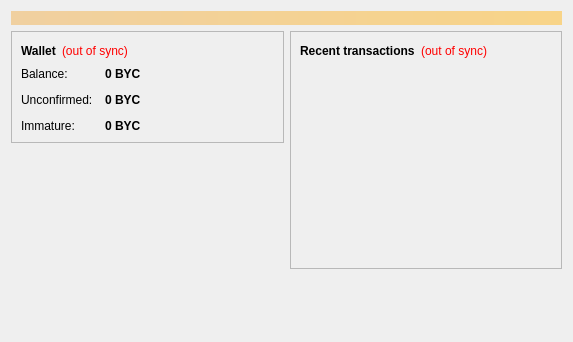
<?xml version="1.0" encoding="UTF-8"?>
<ui version="4.0">
 <class>OverviewPage</class>
 <widget class="QWidget" name="OverviewPage">
  <property name="geometry">
   <rect>
    <x>0</x>
    <y>0</y>
    <width>573</width>
    <height>342</height>
   </rect>
  </property>
  <property name="windowTitle">
   <string>Form</string>
  </property>
  <layout class="QVBoxLayout" name="topLayout">
   <item>
    <widget class="QLabel" name="labelAlerts">
     <property name="visible">
      <bool>false</bool>
     </property>
     <property name="styleSheet">
      <string notr="true">background-color: qlineargradient(x1: 0, y1: 0, x2: 1, y2: 0, stop:0 #F0D0A0, stop:1 #F8D488); color:#000000;</string>
     </property>
     <property name="wordWrap">
      <bool>true</bool>
     </property>
     <property name="margin">
      <number>3</number>
     </property>
    </widget>
   </item>
   <item>
    <layout class="QHBoxLayout" name="horizontalLayout" stretch="1,1">
     <item>
      <layout class="QVBoxLayout" name="verticalLayout_2">
       <item>
        <widget class="QFrame" name="frame">
         <property name="frameShape">
          <enum>QFrame::StyledPanel</enum>
         </property>
         <property name="frameShadow">
          <enum>QFrame::Raised</enum>
         </property>
         <layout class="QVBoxLayout" name="verticalLayout_4">
          <item>
           <layout class="QHBoxLayout" name="horizontalLayout_4">
            <item>
             <widget class="QLabel" name="label_5">
              <property name="font">
               <font>
                <weight>75</weight>
                <bold>true</bold>
               </font>
              </property>
              <property name="text">
               <string>Wallet</string>
              </property>
             </widget>
            </item>
            <item>
             <widget class="QLabel" name="labelWalletStatus">
              <property name="toolTip">
               <string>The displayed information may be out of date. Your wallet automatically synchronizes with the Binarycoin network after a connection is established, but this process has not completed yet.</string>
              </property>
              <property name="styleSheet">
               <string notr="true">QLabel { color: red; }</string>
              </property>
              <property name="text">
               <string notr="true">(out of sync)</string>
              </property>
              <property name="alignment">
               <set>Qt::AlignLeading|Qt::AlignLeft|Qt::AlignVCenter</set>
              </property>
             </widget>
            </item>
            <item>
             <spacer name="horizontalSpacer_2">
              <property name="orientation">
               <enum>Qt::Horizontal</enum>
              </property>
              <property name="sizeHint" stdset="0">
               <size>
                <width>40</width>
                <height>20</height>
               </size>
              </property>
             </spacer>
            </item>
           </layout>
          </item>
          <item>
           <layout class="QFormLayout" name="formLayout_2">
            <property name="fieldGrowthPolicy">
             <enum>QFormLayout::AllNonFixedFieldsGrow</enum>
            </property>
            <property name="horizontalSpacing">
             <number>12</number>
            </property>
            <property name="verticalSpacing">
             <number>12</number>
            </property>
            <item row="0" column="0">
             <widget class="QLabel" name="label">
              <property name="text">
               <string>Balance:</string>
              </property>
             </widget>
            </item>
            <item row="0" column="1">
             <widget class="QLabel" name="labelBalance">
              <property name="font">
               <font>
                <weight>75</weight>
                <bold>true</bold>
               </font>
              </property>
              <property name="cursor">
               <cursorShape>IBeamCursor</cursorShape>
              </property>
              <property name="toolTip">
               <string>Your current balance</string>
              </property>
              <property name="text">
               <string notr="true">0 BYC</string>
              </property>
              <property name="textInteractionFlags">
               <set>Qt::LinksAccessibleByMouse|Qt::TextSelectableByKeyboard|Qt::TextSelectableByMouse</set>
              </property>
             </widget>
            </item>
            <item row="1" column="0">
             <widget class="QLabel" name="label_3">
              <property name="text">
               <string>Unconfirmed:</string>
              </property>
             </widget>
            </item>
            <item row="1" column="1">
             <widget class="QLabel" name="labelUnconfirmed">
              <property name="font">
               <font>
                <weight>75</weight>
                <bold>true</bold>
               </font>
              </property>
              <property name="cursor">
               <cursorShape>IBeamCursor</cursorShape>
              </property>
              <property name="toolTip">
               <string>Total of transactions that have yet to be confirmed, and do not yet count toward the current balance</string>
              </property>
              <property name="text">
               <string notr="true">0 BYC</string>
              </property>
              <property name="textInteractionFlags">
               <set>Qt::LinksAccessibleByMouse|Qt::TextSelectableByKeyboard|Qt::TextSelectableByMouse</set>
              </property>
             </widget>
            </item>
            <item row="2" column="0">
             <widget class="QLabel" name="labelImmatureText">
              <property name="text">
               <string>Immature:</string>
              </property>
             </widget>
            </item>
            <item row="2" column="1">
             <widget class="QLabel" name="labelImmature">
              <property name="font">
               <font>
                <weight>75</weight>
                <bold>true</bold>
               </font>
              </property>
              <property name="toolTip">
               <string>Mined balance that has not yet matured</string>
              </property>
              <property name="text">
               <string notr="true">0 BYC</string>
              </property>
              <property name="textInteractionFlags">
               <set>Qt::LinksAccessibleByMouse|Qt::TextSelectableByKeyboard|Qt::TextSelectableByMouse</set>
              </property>
             </widget>
            </item>
           </layout>
          </item>
         </layout>
        </widget>
       </item>
       <item>
        <spacer name="verticalSpacer">
         <property name="orientation">
          <enum>Qt::Vertical</enum>
         </property>
         <property name="sizeHint" stdset="0">
          <size>
           <width>20</width>
           <height>40</height>
          </size>
         </property>
        </spacer>
       </item>
      </layout>
     </item>
     <item>
      <layout class="QVBoxLayout" name="verticalLayout_3">
       <item>
        <widget class="QFrame" name="frame_2">
         <property name="frameShape">
          <enum>QFrame::StyledPanel</enum>
         </property>
         <property name="frameShadow">
          <enum>QFrame::Raised</enum>
         </property>
         <layout class="QVBoxLayout" name="verticalLayout">
          <item>
           <layout class="QHBoxLayout" name="horizontalLayout_2">
            <item>
             <widget class="QLabel" name="label_4">
              <property name="text">
               <string>&lt;b&gt;Recent transactions&lt;/b&gt;</string>
              </property>
             </widget>
            </item>
            <item>
             <widget class="QLabel" name="labelTransactionsStatus">
              <property name="toolTip">
               <string>The displayed information may be out of date. Your wallet automatically synchronizes with the Binarycoin network after a connection is established, but this process has not completed yet.</string>
              </property>
              <property name="styleSheet">
               <string notr="true">QLabel { color: red; }</string>
              </property>
              <property name="text">
               <string notr="true">(out of sync)</string>
              </property>
              <property name="alignment">
               <set>Qt::AlignRight|Qt::AlignTrailing|Qt::AlignVCenter</set>
              </property>
             </widget>
            </item>
            <item>
             <spacer name="horizontalSpacer">
              <property name="orientation">
               <enum>Qt::Horizontal</enum>
              </property>
              <property name="sizeHint" stdset="0">
               <size>
                <width>40</width>
                <height>20</height>
               </size>
              </property>
             </spacer>
            </item>
           </layout>
          </item>
          <item>
           <widget class="QListView" name="listTransactions">
            <property name="styleSheet">
             <string notr="true">QListView { background: transparent; }</string>
            </property>
            <property name="frameShape">
             <enum>QFrame::NoFrame</enum>
            </property>
            <property name="verticalScrollBarPolicy">
             <enum>Qt::ScrollBarAlwaysOff</enum>
            </property>
            <property name="horizontalScrollBarPolicy">
             <enum>Qt::ScrollBarAlwaysOff</enum>
            </property>
            <property name="selectionMode">
             <enum>QAbstractItemView::NoSelection</enum>
            </property>
           </widget>
          </item>
         </layout>
        </widget>
       </item>
       <item>
        <spacer name="verticalSpacer_2">
         <property name="orientation">
          <enum>Qt::Vertical</enum>
         </property>
         <property name="sizeHint" stdset="0">
          <size>
           <width>20</width>
           <height>40</height>
          </size>
         </property>
        </spacer>
       </item>
      </layout>
     </item>
    </layout>
   </item>
  </layout>
 </widget>
 <resources/>
 <connections/>
</ui>
